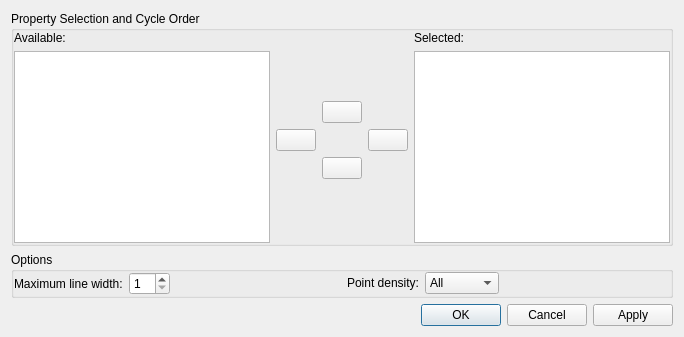
<?xml version="1.0" encoding="UTF-8"?>
<ui version="4.0">
 <class>DifferentiateCurvesDialog</class>
 <widget class="QDialog" name="DifferentiateCurvesDialog">
  <property name="windowTitle">
   <string>Differentiate Curves</string>
  </property>
  <layout class="QVBoxLayout">
   <item>
    <widget class="QGroupBox" name="cycleOrderGroup">
     <property name="title">
      <string>Property Selection and Cycle Order</string>
     </property>
     <layout class="QGridLayout">
      <property name="leftMargin">
       <number>0</number>
      </property>
      <property name="topMargin">
       <number>0</number>
      </property>
      <property name="rightMargin">
       <number>0</number>
      </property>
      <property name="bottomMargin">
       <number>0</number>
      </property>
      <item row="1" column="1">
       <layout class="QGridLayout">
        <property name="leftMargin">
         <number>0</number>
        </property>
        <property name="topMargin">
         <number>0</number>
        </property>
        <property name="rightMargin">
         <number>0</number>
        </property>
        <property name="bottomMargin">
         <number>0</number>
        </property>
        <item row="1" column="1">
         <widget class="QPushButton" name="_up">
          <property name="sizePolicy">
           <sizepolicy hsizetype="Fixed" vsizetype="Fixed">
            <horstretch>0</horstretch>
            <verstretch>0</verstretch>
           </sizepolicy>
          </property>
          <property name="toolTip">
           <string>Raise in Selection Order: Alt+up</string>
          </property>
          <property name="text">
           <string/>
          </property>
          <property name="shortcut">
           <string>Alt+Up</string>
          </property>
         </widget>
        </item>
        <item row="3" column="1">
         <widget class="QPushButton" name="_down">
          <property name="sizePolicy">
           <sizepolicy hsizetype="Fixed" vsizetype="Fixed">
            <horstretch>0</horstretch>
            <verstretch>0</verstretch>
           </sizepolicy>
          </property>
          <property name="toolTip">
           <string>Lower in Selection Order: Alt+down</string>
          </property>
          <property name="text">
           <string/>
          </property>
          <property name="shortcut">
           <string>Alt+Down</string>
          </property>
         </widget>
        </item>
        <item row="2" column="2">
         <widget class="QPushButton" name="_add">
          <property name="sizePolicy">
           <sizepolicy hsizetype="Fixed" vsizetype="Fixed">
            <horstretch>0</horstretch>
            <verstretch>0</verstretch>
           </sizepolicy>
          </property>
          <property name="toolTip">
           <string>Select: Alt+s</string>
          </property>
          <property name="text">
           <string/>
          </property>
         </widget>
        </item>
        <item row="2" column="0">
         <widget class="QPushButton" name="_remove">
          <property name="sizePolicy">
           <sizepolicy hsizetype="Fixed" vsizetype="Fixed">
            <horstretch>0</horstretch>
            <verstretch>0</verstretch>
           </sizepolicy>
          </property>
          <property name="toolTip">
           <string>Remove: Alt+r</string>
          </property>
          <property name="text">
           <string/>
          </property>
         </widget>
        </item>
       </layout>
      </item>
      <item row="0" column="0" rowspan="3">
       <layout class="QVBoxLayout">
        <property name="leftMargin">
         <number>0</number>
        </property>
        <property name="topMargin">
         <number>0</number>
        </property>
        <property name="rightMargin">
         <number>0</number>
        </property>
        <property name="bottomMargin">
         <number>0</number>
        </property>
        <item>
         <widget class="QLabel" name="textLabel1">
          <property name="text">
           <string comment="The items which are available">Available:</string>
          </property>
          <property name="wordWrap">
           <bool>false</bool>
          </property>
         </widget>
        </item>
        <item>
         <widget class="QListWidget" name="_availableListBox"/>
        </item>
       </layout>
      </item>
      <item row="0" column="2" rowspan="3">
       <layout class="QVBoxLayout">
        <property name="leftMargin">
         <number>0</number>
        </property>
        <property name="topMargin">
         <number>0</number>
        </property>
        <property name="rightMargin">
         <number>0</number>
        </property>
        <property name="bottomMargin">
         <number>0</number>
        </property>
        <item>
         <widget class="QLabel" name="textLabel2">
          <property name="text">
           <string comment="the items which have been selected">Selected:</string>
          </property>
          <property name="wordWrap">
           <bool>false</bool>
          </property>
         </widget>
        </item>
        <item>
         <widget class="QListWidget" name="_selectedListBox"/>
        </item>
       </layout>
      </item>
      <item row="0" column="1">
       <spacer>
        <property name="orientation">
         <enum>Qt::Vertical</enum>
        </property>
        <property name="sizeType">
         <enum>QSizePolicy::Expanding</enum>
        </property>
        <property name="sizeHint" stdset="0">
         <size>
          <width>21</width>
          <height>61</height>
         </size>
        </property>
       </spacer>
      </item>
      <item row="2" column="1">
       <spacer>
        <property name="orientation">
         <enum>Qt::Vertical</enum>
        </property>
        <property name="sizeType">
         <enum>QSizePolicy::Expanding</enum>
        </property>
        <property name="sizeHint" stdset="0">
         <size>
          <width>20</width>
          <height>51</height>
         </size>
        </property>
       </spacer>
      </item>
     </layout>
    </widget>
   </item>
   <item>
    <widget class="QGroupBox" name="optionsGroup">
     <property name="title">
      <string>Options</string>
     </property>
     <layout class="QGridLayout">
      <property name="leftMargin">
       <number>0</number>
      </property>
      <property name="topMargin">
       <number>0</number>
      </property>
      <property name="rightMargin">
       <number>0</number>
      </property>
      <property name="bottomMargin">
       <number>0</number>
      </property>
      <item row="0" column="0">
       <layout class="QGridLayout">
        <property name="leftMargin">
         <number>0</number>
        </property>
        <property name="topMargin">
         <number>0</number>
        </property>
        <property name="rightMargin">
         <number>0</number>
        </property>
        <property name="bottomMargin">
         <number>0</number>
        </property>
        <item row="0" column="1">
         <widget class="QSpinBox" name="_maxLineWidth">
          <property name="minimum">
           <number>1</number>
          </property>
         </widget>
        </item>
        <item row="0" column="0">
         <widget class="QLabel" name="textLabel3">
          <property name="text">
           <string>Maximum line width:</string>
          </property>
          <property name="wordWrap">
           <bool>false</bool>
          </property>
         </widget>
        </item>
       </layout>
      </item>
      <item row="0" column="1">
       <spacer name="horizontalSpacer">
        <property name="orientation">
         <enum>Qt::Horizontal</enum>
        </property>
        <property name="sizeHint" stdset="0">
         <size>
          <width>40</width>
          <height>20</height>
         </size>
        </property>
       </spacer>
      </item>
      <item row="0" column="2">
       <layout class="QGridLayout">
        <property name="leftMargin">
         <number>0</number>
        </property>
        <property name="topMargin">
         <number>0</number>
        </property>
        <property name="rightMargin">
         <number>0</number>
        </property>
        <property name="bottomMargin">
         <number>0</number>
        </property>
        <item row="0" column="0">
         <widget class="QLabel" name="textLabel4">
          <property name="text">
           <string>Point density:</string>
          </property>
          <property name="wordWrap">
           <bool>false</bool>
          </property>
         </widget>
        </item>
        <item row="0" column="1">
         <widget class="QComboBox" name="_pointDensity">
          <item>
           <property name="text">
            <string comment="all of the points">All</string>
           </property>
          </item>
          <item>
           <property name="text">
            <string comment="high point density">High</string>
           </property>
          </item>
          <item>
           <property name="text">
            <string comment="medium point density">Medium</string>
           </property>
          </item>
          <item>
           <property name="text">
            <string comment="low point density">Low</string>
           </property>
          </item>
         </widget>
        </item>
       </layout>
      </item>
      <item row="0" column="3">
       <spacer name="horizontalSpacer_2">
        <property name="orientation">
         <enum>Qt::Horizontal</enum>
        </property>
        <property name="sizeHint" stdset="0">
         <size>
          <width>40</width>
          <height>20</height>
         </size>
        </property>
       </spacer>
      </item>
     </layout>
    </widget>
   </item>
   <item>
    <widget class="QDialogButtonBox" name="_buttonBox">
     <property name="orientation">
      <enum>Qt::Horizontal</enum>
     </property>
     <property name="standardButtons">
      <set>QDialogButtonBox::Apply|QDialogButtonBox::Cancel|QDialogButtonBox::Ok</set>
     </property>
    </widget>
   </item>
  </layout>
 </widget>
 <layoutdefault spacing="6" margin="11"/>
 <tabstops>
  <tabstop>_availableListBox</tabstop>
  <tabstop>_up</tabstop>
  <tabstop>_remove</tabstop>
  <tabstop>_add</tabstop>
  <tabstop>_down</tabstop>
  <tabstop>_selectedListBox</tabstop>
  <tabstop>_maxLineWidth</tabstop>
  <tabstop>_pointDensity</tabstop>
  <tabstop>_buttonBox</tabstop>
 </tabstops>
 <resources/>
 <connections/>
</ui>
